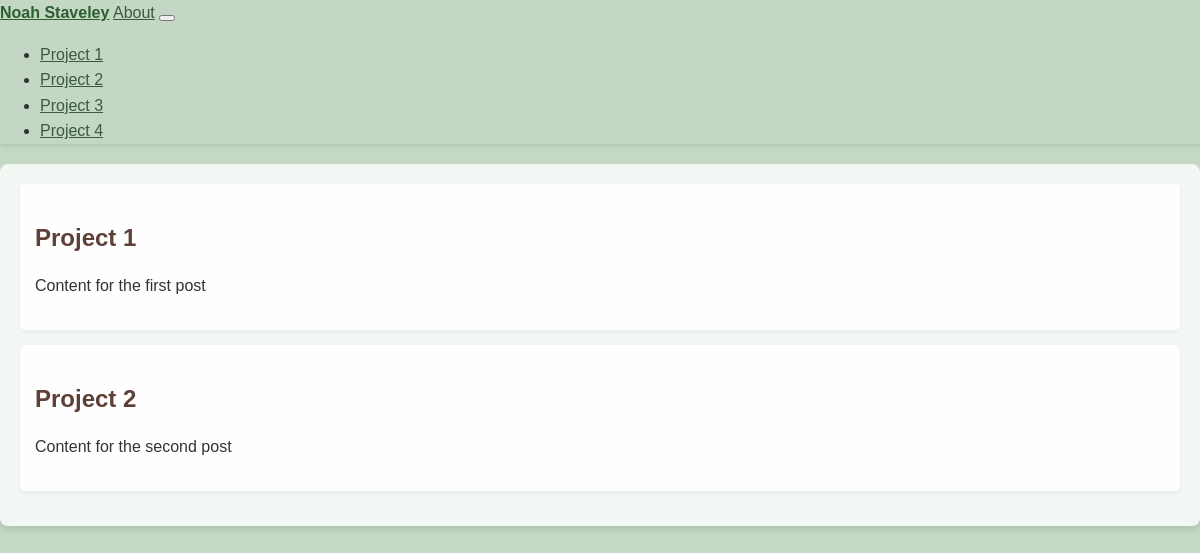
Before: / with the older database file.
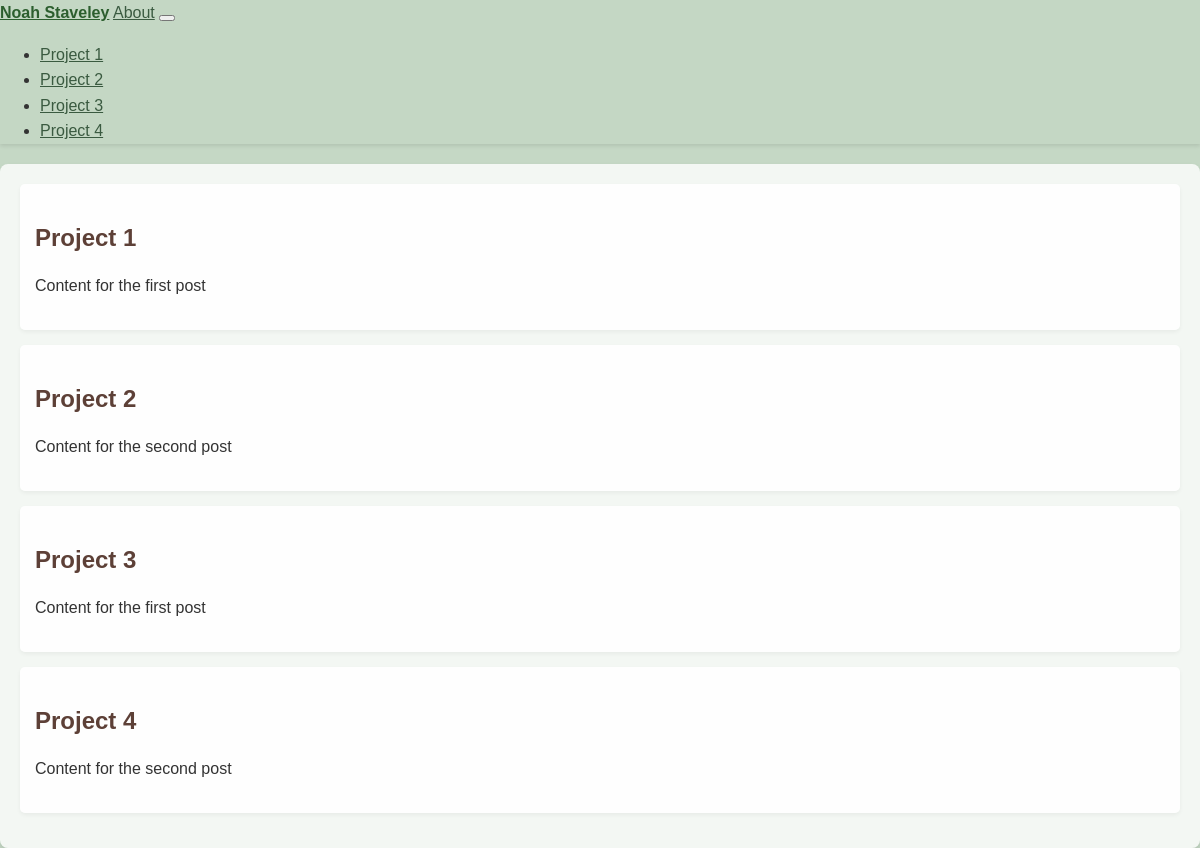
After: the same page with the newer database file.
### tables this page shows
CREATE TABLE posts (
    id INTEGER PRIMARY KEY AUTOINCREMENT,
    created TIMESTAMP NOT NULL DEFAULT CURRENT_TIMESTAMP,
    title TEXT NOT NULL,
    content TEXT NOT NULL
);

### app.py (the view)
@app.route('/')
def index():
    conn = get_db_connection()
    posts = conn.execute('SELECT * FROM posts').fetchall()
    conn.close()
    return render_template('index.html', posts=posts)

### app.py (called while the page is built)
def get_db_connection():
    conn = sqlite3.connect('database.db')
    conn.row_factory = sqlite3.Row
    return conn

### templates/index.html (shortened to what this page needs)
{% extends 'base.html' %}
{% block content %}
{% for post in posts[:4] %}
<div class="post">
    <h2>
        <a href="{{ url_for('project1') if post['title'] == 'Project 1'
               else url_for('project2') if post['title'] == 'Project 2'
               else url_for('project3') if post['title'] == 'Project 3'
               else url_for('project4') if post['title'] == 'Project 4' else '#' }}">
            {{ post['title'] }}
        </a>
    </h2>
    <p>{{ post['content'] }}</p>
</div>
{% endfor %}
{% endblock %}

### templates/base.html (shortened to what this page needs)
<!DOCTYPE html>
<html lang="en">
<head>
    <link rel="stylesheet" href="{{ url_for('static', filename='css/style.css') }}">
</head>
<body>
    <nav class="navbar navbar-expand-lg navbar-light bg-light">
        <div class="container-fluid">
            <a class="navbar-brand" href="{{ url_for('index') }}">Noah Staveley</a>
            <a class="nav-link about-link" href="{{ url_for('about') }}">About</a>
            <button class="navbar-toggler" type="button" data-toggle="collapse" data-target="#navbarNav" aria-controls="navbarNav" aria-expanded="false" aria-label="Toggle navigation">
            </button>
            <div class="collapse navbar-collapse" id="navbarNav">
                <ul class="navbar-nav ml-auto">
                    <li class="nav-item">
                        <a class="nav-link" href="{{ url_for('project1') }}">Project 1</a>
                    </li>
                    <li class="nav-item">
                        <a class="nav-link" href="{{ url_for('project2') }}">Project 2</a>
                    </li>
                    <li class="nav-item">
                      <a class="nav-link" href="{{ url_for('project3') }}">Project 3</a>
                  </li>
                  <li class="nav-item">
                    <a class="nav-link" href="{{ url_for('project4') }}">Project 4</a>
                </li>
                </ul>
            </div>
        </div>
    </nav>
    <div class="container">
        {% block content %}{% endblock %}
    </div>
</body>
</html>

### static/css/style.css (style rules this page uses)
body { background-color: #c5d8c5; font-family: 'Arial', sans-serif; line-height: 1.6; color: #333; margin: 0; padding: 0; }
.navbar { background-color: rgba(197, 216, 197, 0.9); box-shadow: 0 2px 4px rgba(0,0,0,0.1); }
.navbar-brand { color: #2c5e2e; font-weight: bold; }
.nav-link { color: #3a5a40; transition: color 0.3s ease; }

Changed rows visible on the page:
added posts: title "Project 3", content "Content for the first post"
added posts: title "Project 4", content "Content for the second post"
